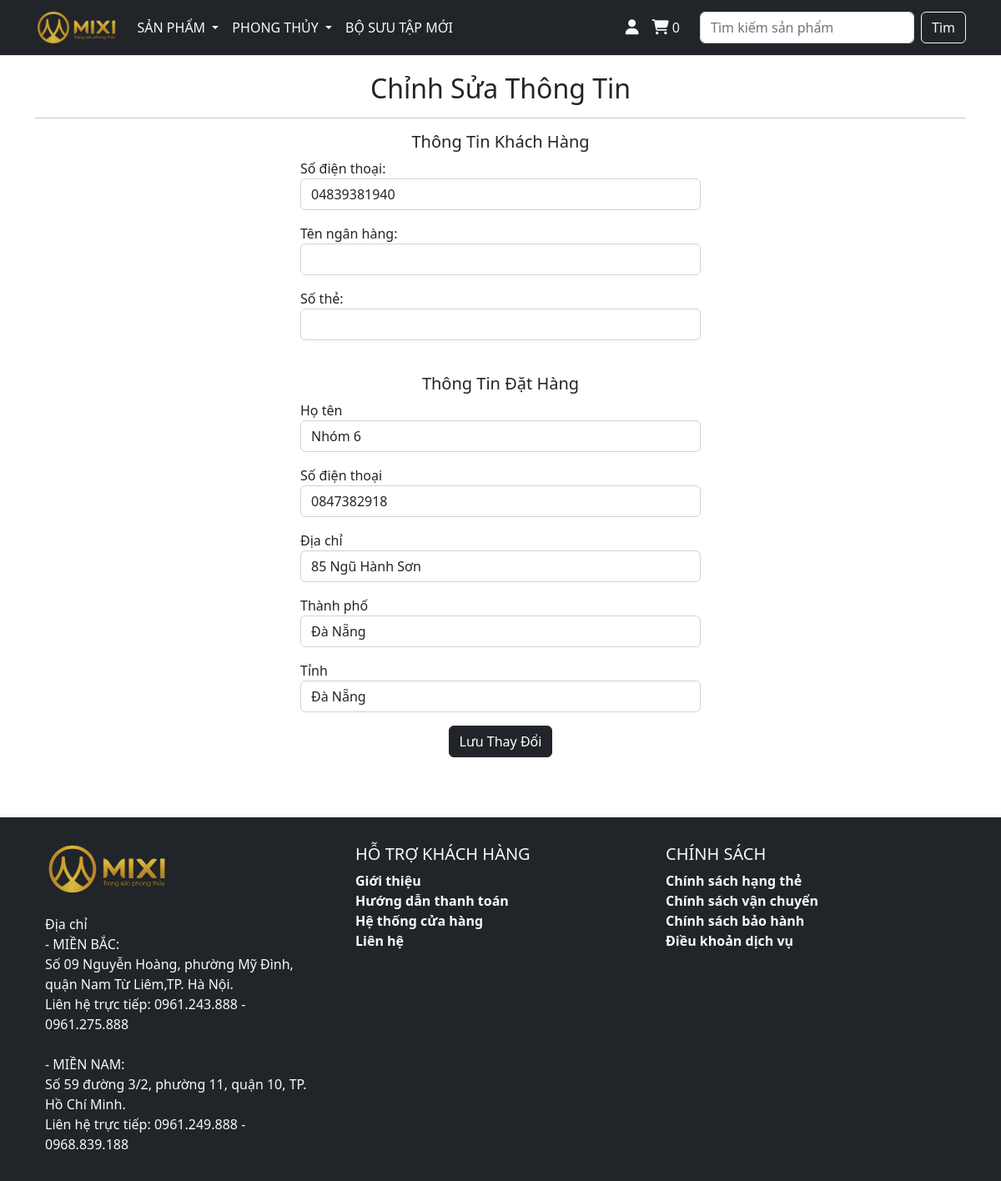
Page /update-info/ (signed in) on the committed database.
### store/models.py (models this page shows, shortened)
class Profile(models.Model):
  user = models.ForeignKey(User, on_delete=models.CASCADE)
  phone = models.CharField(max_length=20, blank=True, null=True)
  bank = models.CharField(max_length=100, blank=True)
  card_number = models.CharField(max_length=20, blank=True)
  old_cart = models.CharField(max_length=200, blank=True, null=True)

### payment/models.py (models this page shows, shortened)
class ShippingAddress(models.Model):
  user = models.ForeignKey(User, on_delete=models.CASCADE, null=True, blank=True)
  shipping_full_name = models.CharField(max_length=255)
  shipping_phone = models.CharField(max_length=255)
  shipping_address = models.CharField(max_length=255)
  shipping_city = models.CharField(max_length=50)
  shipping_state = models.CharField(max_length=50)
  class Meta:
    verbose_name_plural = "Shipping Address"

### store/views.py (the view)
# urls.py: path('update-info/', views.update_info, name = 'update-info'),
def update_info(request):
  title = 'Chỉnh Sửa Thông Tin'
  if request.user.is_authenticated:
    current_user = Profile.objects.get(user__id = request.user.id)
    shipping_user = ShippingAddress.objects.get(user__id=request.user.id)
    form = UserInfoForm(request.POST or None, instance=current_user)
    shipping_form = ShippingForm(request.POST or None, instance=shipping_user)
    if form.is_valid() or shipping_form.is_valid():
      form.save()
      shipping_form.save()
      messages.success(request, 'Sửa Thông Tin Thành Công')
      return redirect('account')
    context = {'title': title,
               'form': form ,
               'shipping_form': shipping_form}
    return render (request, 'pages/update_info.html', context)
  else:
    return redirect('/')

### store/forms.py
class UserInfoForm(forms.ModelForm):
  phone = forms.CharField(label="Số điện thoại", widget=forms.TextInput(attrs={'class':'form-control'}), required=False)
  bank = forms.CharField(label="Tên ngân hàng", widget=forms.TextInput(attrs={'class':'form-control'}), required=False)
  card_number = forms.CharField(label="Số thẻ", widget=forms.TextInput(attrs={'class':'form-control'}), required=False)
  class Meta:
    model = Profile
    fields = ('phone', 'bank', 'card_number')

### cart/context_processors.py (called while the page is built)
def cart(request):
  return {'cart': Cart(request)}

### cart/utils.py (called while the page is built)
  def __len__(self):
    return sum(self.cart.values())

### templates/pages/update_info.html (shortened to what this page needs)
{% extends '../layouts/base.html' %}
{% block main %}
<h2 style="text-align: center; margin-top: 20px;">Chỉnh Sửa Thông Tin</h2>
<hr>
<form method="POST">
  <div class="d-flex justify-content-center">
    <div style="width: 40vw;">
      <h5 style="text-align: center;">Thông Tin Khách Hàng</h5>
      {{ form.as_p }}
      <br>
      <h5 style="text-align: center;">Thông Tin Đặt Hàng</h5>
      <p>
        <label for="">Họ tên</label>
        {{ shipping_form.shipping_full_name }}
      </p>
      <p>
        <label for="">Số điện thoại</label>
        {{ shipping_form.shipping_phone }}
      </p>
      <p>
        <label for="">Địa chỉ</label>
        {{ shipping_form.shipping_address }}
      </p>
      <p>
        <label for="">Thành phố</label>
        {{ shipping_form.shipping_city }}
      </p>
      <p>
        <label for="">Tỉnh</label>
        {{ shipping_form.shipping_state }}
      </p>
      <center>
        <button type="submit" class="btn btn-dark">Lưu Thay Đổi</button>
      </center>
    </div>
  </div>
</form>
<br><br><br>
{% endblock %}

### rows in the picture
Profile: phone "04839381940"
ShippingAddress: shipping_full_name "Nhóm 6", shipping_phone "0847382918", shipping_address "85 Ngũ Hành Sơn", shipping_city "Đà Nẵng", shipping_state "Đà Nẵng"

### other values in the picture
{{ cart | length }} "0"
